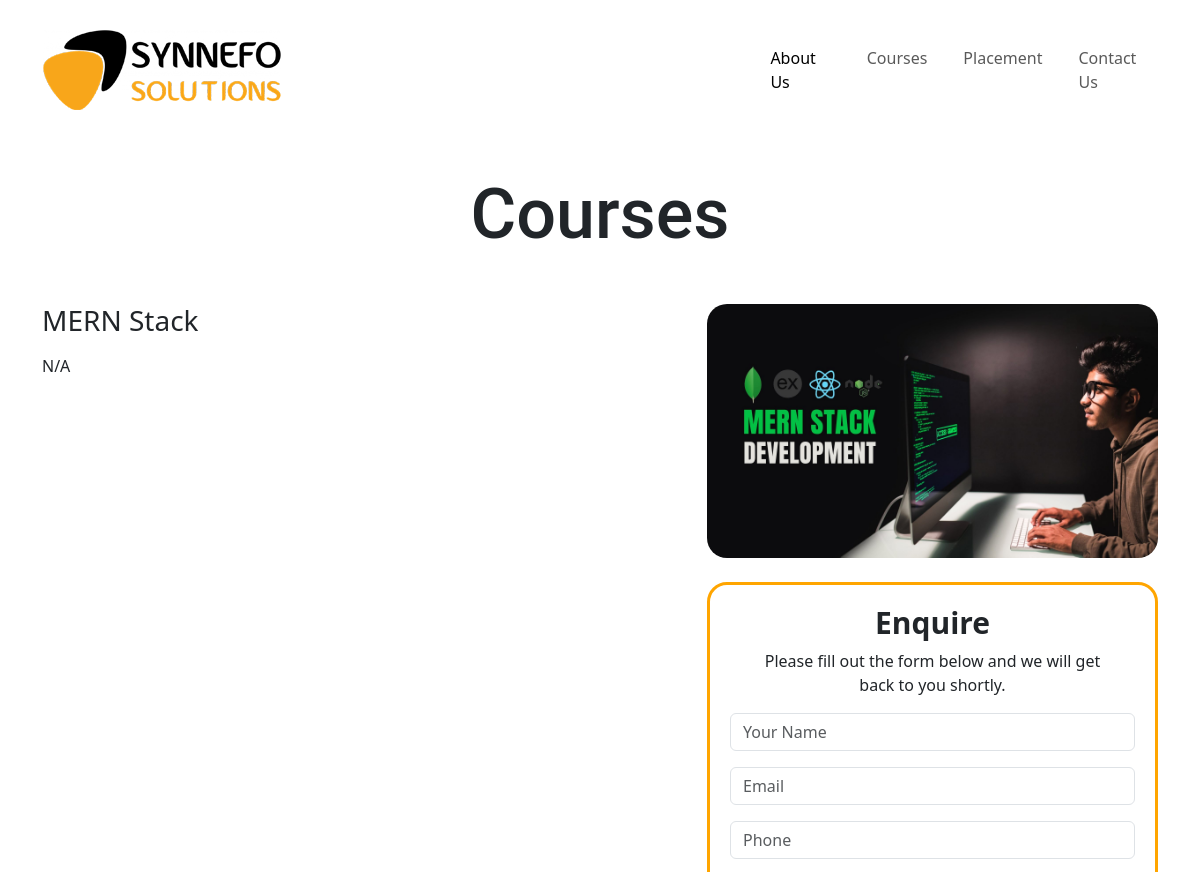
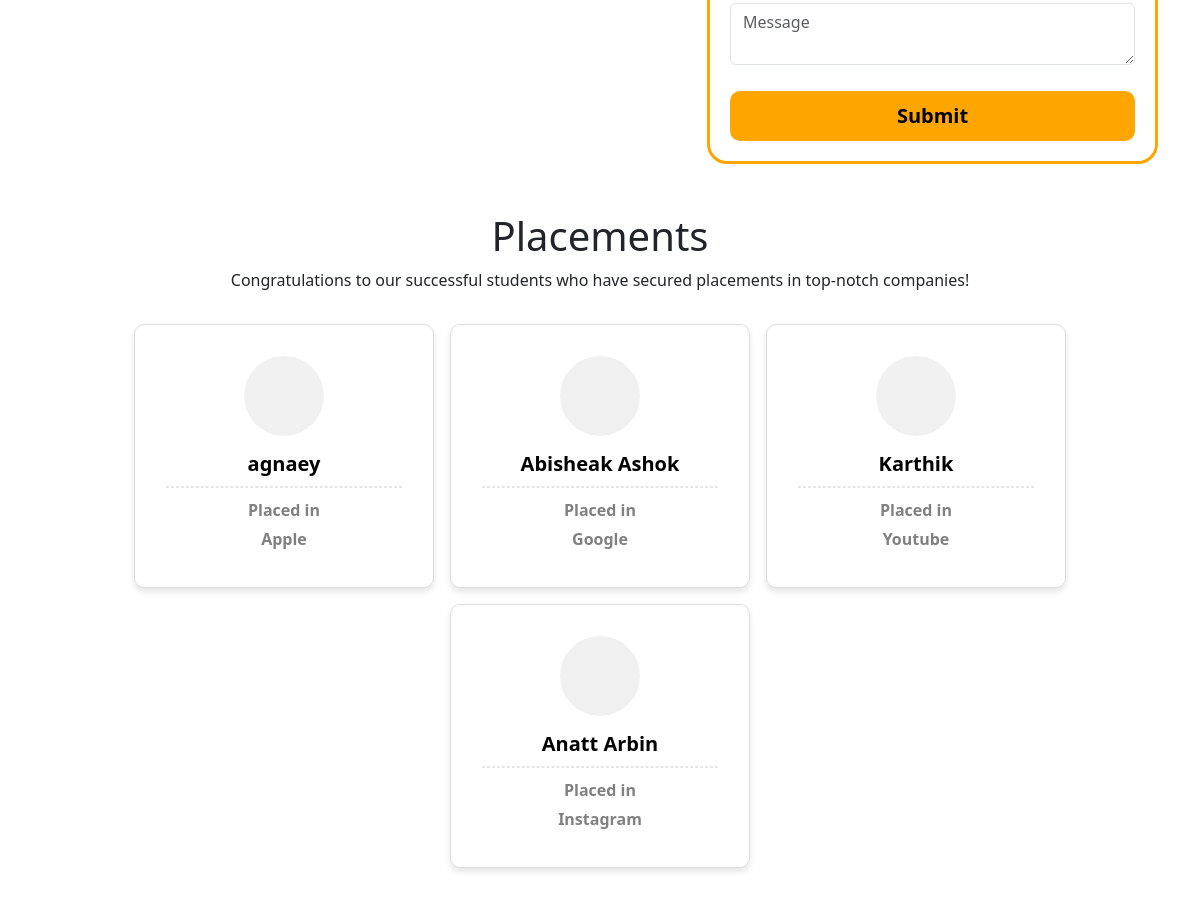
Screenshot of /view_course/1 with the database file from the repository (2 pictures, top to bottom).
### app/models.py (models this page shows)
class Courses(models.Model):
    name=models.TextField()
    img=models.FileField()
    description=models.TextField()

class Placement(models.Model):
    name=models.TextField()
    course_name=models.TextField()
    img=models.FileField()
    company=models.TextField()

### app/views.py (the view)
# urls.py: path('view_course/<id>',views.view_course),
def view_course(req,id):
    course=Courses.objects.get(id=id)
    placement=Placement.objects.all()[:4]
    placement1=Placement.objects.all()[4:8]
    return render(req,'view_course.html',{'course':course,'placement':placement,'placement1':placement1})

### templates/view_course.html (shortened to what this page needs)
<!DOCTYPE html>
<html lang="en">
<head>
</head>
{% load static %}
<body>
    <link href="https://cdn.jsdelivr.net/npm/bootstrap@5.3.3/dist/css/bootstrap.min.css" rel="stylesheet">
    <link rel="stylesheet" href="https://cdnjs.cloudflare.com/ajax/libs/font-awesome/6.6.0/css/all.min.css">
    <nav id="nav" class="navbar navbar-expand-lg mt-3 mb-5">
        <div class="container" id="container">
            <a class="navbar-brand" href="../"><img src="{% static '/images/synnefo-logo.png' %}" alt=""></a>
            <div class="collapse navbar-collapse" id="navbarSupportedContent">
                <ul class="navbar-nav me-auto  mb-lg-0 ms-auto" style="column-gap: 20px; padding-left: 54%;">
                    <li class="nav-item" style="padding-left: 0%;">
                        <a id="nav-link" class="nav-link active" aria-current="page" href="#">About Us</a>
                    </li>
                    <li class="nav-item">
                        <a id="nav-link" class="nav-link" href="../course">Courses</a>
                    </li>
                    <li class="nav-item">
                        <a id="nav-link" class="nav-link" href="../placement">Placement</a>
                    </li>
                    <li class="nav-item">
                        <a id="navlink3" class="nav-link" href="#">Contact Us</a>
                    </li>
                </ul>
            </div>
        </div>
    </nav>
    <h1 id="heding" class="text-center mb-5">Courses</h1>
    <div class="container">
        <div class="row">
            <div class="col-lg-7 pr-lg-5">
                <h3>{{ course.name }}</h3>
                <p class="lead">{{ course.description|linebreaks }}</p>
            </div>
            <div class="col-lg-5 pl-lg-5 mb-5">
                <img src="{{ course.img.url }}" id="courseimg" class="img-fluid mb-4" alt="{{ course.name }}">
                <div class="enquire">
                    <h4 id="enquireheading">Enquire</h4>
                    <p class="enquire-text">
                        Please fill out the form below and we will get <br>
                        back to you shortly.
                    </p>
                    <form>
                        <div class="form-group mb-3">
                            <input type="text" class="form-control" id="name" placeholder="Your Name">
                        </div>
                        <div class="form-group mb-3">
                            <input type="email" class="form-control" id="email" placeholder="Email">
                        </div>
                        <div class="form-group mb-3">
                            <input type="text" class="form-control" id="phone" placeholder="Phone">
                        </div>
                        <div class="form-group mb-3">
                            <textarea class="form-control" id="course" placeholder="Message"></textarea>
                        </div>
                        <button type="submit" id="btn">Submit</button>
                </div>
            </div>
    </div>
    </div>
    <div class="container">
        <h1 class="text-center">Placements</h1>
        <p class="text-center">Congratulations to our successful students who have secured placements in top-notch companies!</p>
        <div id="demo1" class="carousel slide mt-4" data-bs-ride="carousel">
            <div class="carousel-inner mt-4 mb-5">
                <div class="carousel-item active">
                    <div class="featured-courses d-flex flex-wrap justify-content-center">
                        {% for plac in placement %}
                        <div id="card1" class="card text-center m-2" style="width: 100%; max-width: 300px; border: 1px solid #ddd; border-radius: 10px; box-shadow: 0 4px 6px rgba(0,0,0,0.1);">
                            <div class="card-body">
                                <div style="width: 80px; height: 80px; margin: 0 auto; border-radius: 50%; overflow: hidden; background-color: #f0f0f0;">
                                </div>
                                <h5 class="card-title text-black mt-3 mb-1" style="font-weight: bold;">{{ plac.name }}</h5>
                                <hr style="border: 1px dashed #9a9a9a;">
                                <p class="mb-0" style="font-weight: bold;">Placed in</p>
                                <p style="font-weight: bold;">{{ plac.company|default:"" }}</p>
                            </div>
                        </div>
                        {% endfor %}
                    </div>
                </div>
            </div>
            <div id="maindot" class="carousel-indicators ">
                <button type="button" id="dot" data-bs-target="#demo1" data-bs-slide-to="0" class="active"></button>
                <button type="button" id="dot" data-bs-target="#demo1" data-bs-slide-to="1"></button>
            </div>
            <button class="carousel-control-prev" type="button" data-bs-target="#demo1" data-bs-slide="prev">
                <span class="carousel-control-prev-icon"></span>
            </button>
            <button class="carousel-control-next" type="button" data-bs-target="#demo1" data-bs-slide="next">
                <span class="carousel-control-next-icon"></span>
            </button>
        </div>
    </div>
</body>
</html>

### templates/view_course.html (style rules this page uses)
#nav { background-color: rgb(255, 255, 255); color: #000; }
#card1 { padding: 0; transition: transform 0.3s ease-in-out; }
.card { border-radius: 30px; box-shadow: 0 4px 8px rgba(0, 0, 0, 0.2); }
#heding { font-size: 70px; margin-bottom: 10%; font-family: 'Roboto', 'Christian Robertson'; }
#courseimg { border-radius: 20px; width: 100%; max-width: 550px; }
.enquire { border-radius: 20px; padding: 20px; text-align: center; border: 3px solid orange; }
#enquireheading { font-weight: bold; font-size: 30px; }
#btn { background-color: orange; color: rgb(0, 0, 0); border: none; border-radius: 10px; width: 100%; padding: 10px 20px; font-weight: bold; font-size: 20px; margin-top: 10px; }
#card1 { border: 1px solid #ddd; border-radius: 10px; box-shadow: 0 4px 6px rgba(0, 0, 0, 0.1); padding: 15px; text-align: center; }
#card1 h5 { font-weight: bold; margin-top: 15px; margin-bottom: 5px; }
#card1 p { color: gray; margin: 5px 0; }
#card1 hr { border: 1px dashed #ddd; margin: 10px 0; }

### rows the page displays
Courses: name "MERN Stack", description "N/A", img (picture)
Placement: name "agnaey", company "Apple"
Placement: name "Abisheak Ashok", company "Google"
Placement: name "Karthik", company "Youtube"
Placement: name "Anatt Arbin", company "Instagram"
